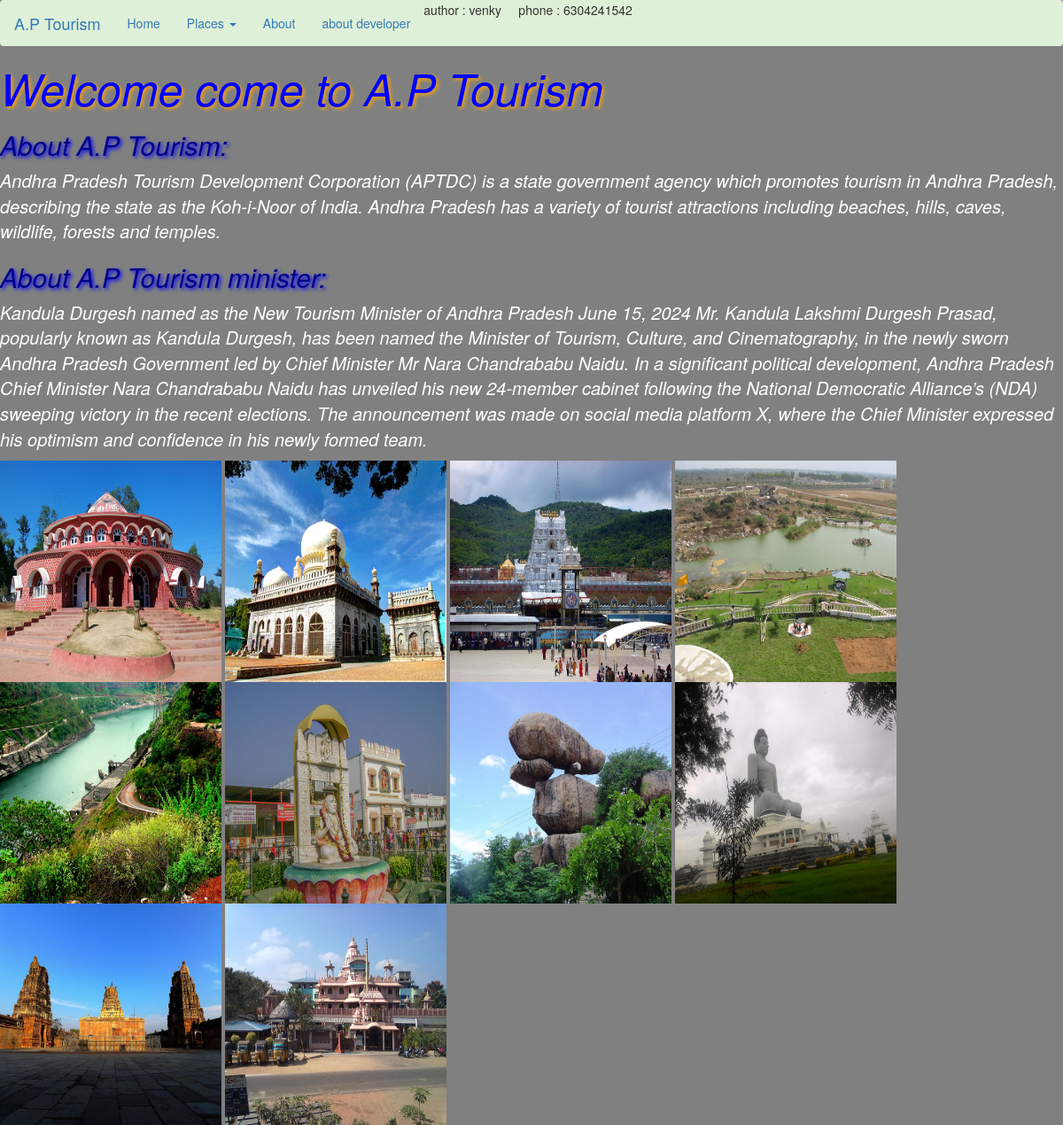
The page /about/ on the database its author committed.
### Touristplaces/models.py (models this page shows)
class aboutap(models.Model):
    apabout=models.TextField()
    aboutMinister=models.TextField()

class aboutimages(models.Model):
    image=models.ImageField(upload_to='images/')

### Touristplaces/views.py (the view)
# urls.py: path('about/',views.about),
def about(request):
    data=aboutap.objects.all()
    imgdata1=aboutimages.objects.all()
    my_dict={'data':data,'imgdata1':imgdata1}
    return render(request,'about.html',context=my_dict)

### templates/about.html
<!DOCTYPE html>
{% extends 'nav.html' %}
{% block body %}
{% load static %}
<link rel="stylesheet" href="{% static 'css/design3.css' %}">
<h1>Welcome come to A.P Tourism</h1>
    {% for a in data %}
    <h2>About A.P Tourism:</h2>
    <p>{{a.apabout}}</p>
      <h2>About A.P Tourism minister:</h2>
    <p>{{a.aboutMinister}}</p>
  {% endfor %}
  {% for x in imgdata1 %}
    <img src="{{x.image.url}}" alt="" height="250px" width="250px">
  {% endfor %}
{% endblock %}

### templates/nav.html (shortened to what this page needs)
<!DOCTYPE html>
<html lang="en" dir="ltr">
  <head>
    <link rel="stylesheet" href="https://maxcdn.bootstrapcdn.com/bootstrap/3.4.1/css/bootstrap.min.css">
  </head>
  <body>
    <nav class="navbar navbar-dark bg-success">
    <div class="container-fluid">
      <div class="navbar-header">
        <a class="navbar-brand" href="/">A.P Tourism</a>
      </div>
      <ul class="nav navbar-nav">
        <li class="active"><a href="/main">Home</a></li>
        <li class="dropdown">
          <a class="dropdown-toggle" data-toggle="dropdown" href="#">Places
          <span class="caret"></span></a>
        </li>
        <li><a href="/about">About</a></li>
        <li><a href="/aboutme">about developer</a></li>
        <li>author&nbsp:&nbspvenky&nbsp&nbsp&nbsp&nbsp&nbsp</li>
        <li>phone&nbsp:&nbsp6304241542</li>
      </ul>
    </div>
  </nav>
      {% block body %}
      {% endblock %}
  </body>
</html>

### static/css/design3.css (style rules this page uses)
body { background-color: gray; }
p { font-size: 20px; font-style: italic; color: white; }
h1 { font-size: 50px; color: blue; font-style:italic; text-shadow:2px 2px 4px orange; }
h2 { font-size: 30px; color:darkblue; font-style:italic; text-shadow:2px 2px 4px blue; }

### rows shown on the page
aboutap: apabout "Andhra Pradesh Tourism Development Corporation (APTDC) is a state government agency which promotes tourism in Andhra Pradesh, describing the state as the Koh-i-Noor of India. Andhra Pradesh has a variety of tourist attractions including beaches, hills, caves, wildlife, forests and temples.", aboutMinister "Kandula Durgesh named as the New Tourism Minister of Andhra Pradesh June 15, 2024 Mr. Kandula Lakshmi Durgesh Prasad, popularly known as Kandula Durgesh, has been named the Minister of Tourism, Culture, and Cinematography, in the newly sworn Andhra Pradesh Government led by Chief Minister Mr Nara Chandrababu Naidu. In a significant political development, Andhra Pradesh Chief Minister Nara Chandrababu Naidu has unveiled his new 24-member cabinet following the National Democratic Alliance’s (NDA) sweeping victory in the recent elections. The announcement was made on social media platform X, where the Chief Minister expressed his optimism and confidence in his newly formed team."
aboutimages: image (picture)
aboutimages: image (picture)
aboutimages: image (picture)
aboutimages: image (picture)
aboutimages: image (picture)
aboutimages: image (picture)
aboutimages: image (picture)
aboutimages: image (picture)
aboutimages: image (picture)
aboutimages: image (picture)
